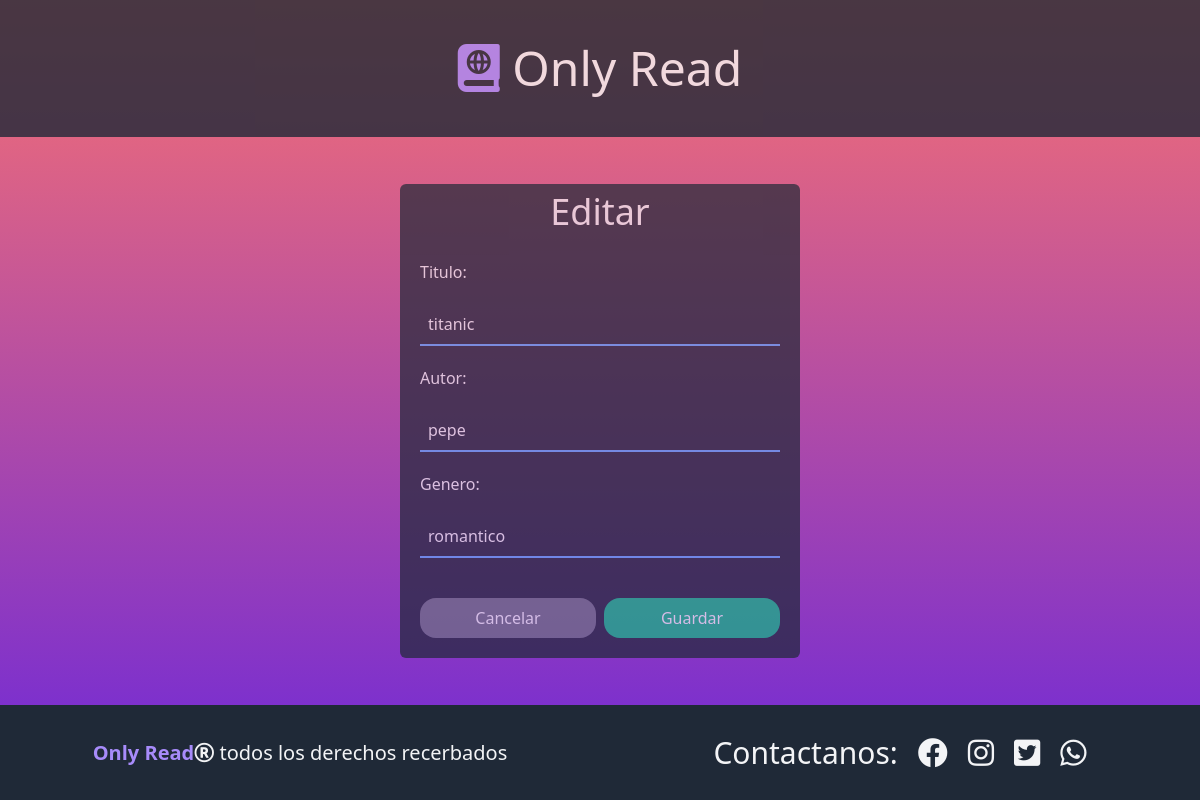
/libros/2/editar/, run on the app's committed database.
### database_setup.py (models this page shows, shortened)
class Libro(Base):
    __tablename__ = 'libro'
    id = Column(Integer, primary_key=True)
    titulo = Column(String(250), nullable=False)
    autor = Column(String(250), nullable=False)
    genero = Column(String(250))

### app.py (the view)
@app.route("/libros/<int:libro_id>/editar/", methods=['GET', 'POST'])
def editarLibro(libro_id):
    libroEditado = session.query(Libro).filter_by(id=libro_id).one()
    if request.method == 'POST':
        if request.form['nombre'] and request.form['autor'] and request.form['genero']:
            libroEditado.titulo = request.form['nombre']
            libroEditado.autor = request.form['autor']
            libroEditado.genero = request.form['genero']
            session.commit()
            return redirect(url_for('mostrarLibros'))
    else:
        return render_template('editarLibro.html', libro=libroEditado)

### templates/editarLibro.html
{% extends 'main.html' %}
{% block content%}
<div class="flex w-full h-full">
    <div class="w-1/3 bg-gray-800 opacity-70 my-auto mx-auto rounded-md">
        <h2 class="text-gray-100 text-4xl text-center mt-2 mb-2">Editar</h2>
        <form action="{{ url_for('editarLibro',libro_id = libro.id)}}" method="post" class="flex flex-col text-gray-100 my-auto">
            <div class="flex flex-col flex-grow gap-5 m-5">
                    <label for="nombre">Titulo:</label>
                    <input type="text" name="nombre" value="{{libro.titulo }}" class="p-2 bg-gray-800 border-b-2 border-blue-400 form-control ">
                    <label for="nombre">Autor:</label>
                    <input type="text" name="autor" value="{{libro.autor }}"class="p-2 bg-gray-800 border-b-2 border-blue-400 form-control ">
                    <label for="nombre">Genero:</label>
                    <input type="text" name="genero" value="{{libro.genero }}"class="p-2 bg-gray-800 border-b-2 border-blue-400 form-control ">
                <div class="flex gap-2 text-center text-gray-100 h-full mt-5">
                    <a href="{{ url_for('mostrarLibros') }}" class="w-1/2 bg-gray-500 p-2 rounded-2xl">Cancelar</a>
                    <button type="submit" class="w-1/2 bg-green-500 p-2 rounded-2xl">Guardar</button>
                </div>
            </div>
        </form>
    </div>
</div>
{% endblock %}

### data on the page
Libro: nombre "titanic", autor "pepe", genero "romantico"
